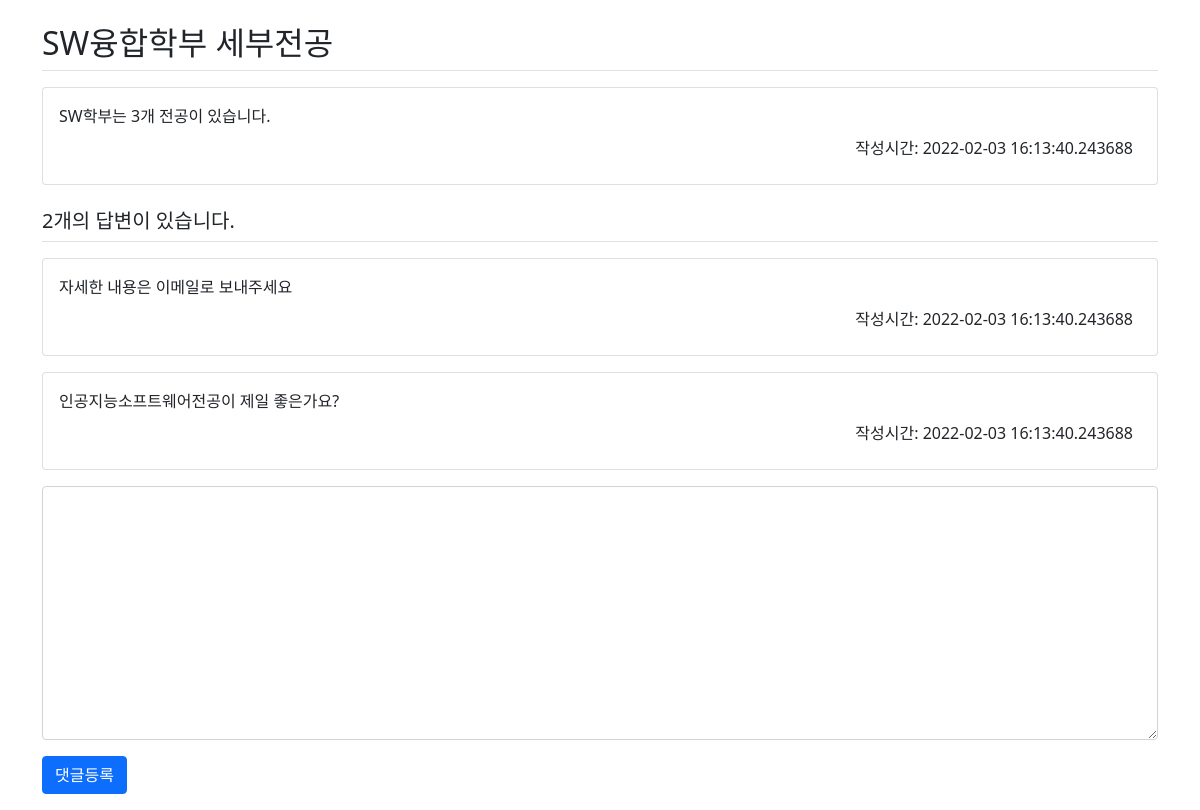
Screenshot of /question/detail/2/ with the database file from the repository.
### hello_cju/models.py (models this page shows)
class Question(db.Model):
    id = db.Column(db.Integer, primary_key=True)
    title = db.Column(db.String(200), nullable=False)
    contents = db.Column(db.Text(), nullable=False)
    create_date = db.Column(db.DateTime(), nullable=False)

class Answer(db.Model):
    id = db.Column(db.Integer, primary_key=True)
    question_id = db.Column(
        db.Integer,
        db.ForeignKey('question.id', ondelete='CASCADE'),
    )
    question = db.relationship(
        'Question',
        backref=db.backref('answer_set')
    )
    contents = db.Column(db.Text(), nullable=False)
    create_date = db.Column(db.DateTime(), nullable=False)

### hello_cju/views/question_views.py (the view)
@bp.route('/detail/<int:question_id>/')
def detail(question_id):
    form = AnswerForm()
    question = Question.query.get_or_404(question_id)
    return render_template(
        template_name_or_list='question/question_detail.html',
        context=question,
        form=form,
    )

### hello_cju/forms.py
class AnswerForm(FlaskForm):
    contents = TextAreaField(
        label='내용',
        validators=[
            DataRequired(message='내용은 필수 입력 항목입니다.'),
        ],
    )

### hello_cju/templates/question/question_detail.html (shortened to what this page needs)
<link rel="stylesheet" href="{{ url_for('static', filename='bootstrap.min.css') }}">
<div class="container my-3">
    <h2 class="border-bottom py-2">{{ context.title }}</h2>
    <div class="card my-3">
        <div class="card-body">
            <div class="card-text" style="white-space: pre-line;">{{ context.contents }}</div>
            <div class="d-flex justify-content-end">
                <div class="d-flex p-2 bd-highlight">
                    작성시간: {{ context.create_date }}
                </div>
            </div>
        </div>
    </div>
    <h5 class="border-bottom my-3 py-2">{{ context.answer_set|length }}개의 답변이 있습니다.</h5>
    {% for answer in context.answer_set %}
    <div class="card my-3">
        <div class="card-body">
            <div class="card-text" style="white-space: pre-line;">{{ answer.contents }}</div>
            <div class="d-flex justify-content-end">
                <div class="d-flex p-2 bd-highlight">
                    작성시간: {{ context.create_date }}
                </div>
            </div>
        </div>
    </div>
    {% endfor %}
    <form action="{{ url_for('answer.create', question_id=context.id) }}" method="post" class="my-3">
        <div class="form-group">
            <textarea name="content" id="content" class="form-control" rows="10"></textarea>
        </div>
        <div class="form-group my-3">
            <input type="submit" value="댓글등록" class="btn btn-primary">
        </div>
    </form>
</div>

### rows the page displays
Question: title "SW융합학부 세부전공", contents "SW학부는 3개 전공이 있습니다.", create_date "2022-02-03 16:13:40.243688"
Answer: contents "자세한 내용은 이메일로 보내주세요"
Answer: contents "인공지능소프트웨어전공이 제일 좋은가요?"

### other values shown
{{ context.answer_set|length }} "2"
